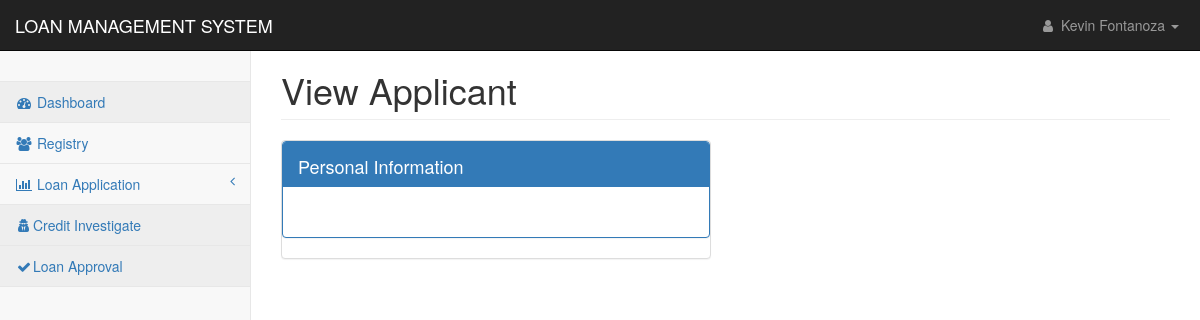
/pages/registry_applicant_view.php?id=AMG0010000002 (signed in), run on an earlier commit of the app's database.
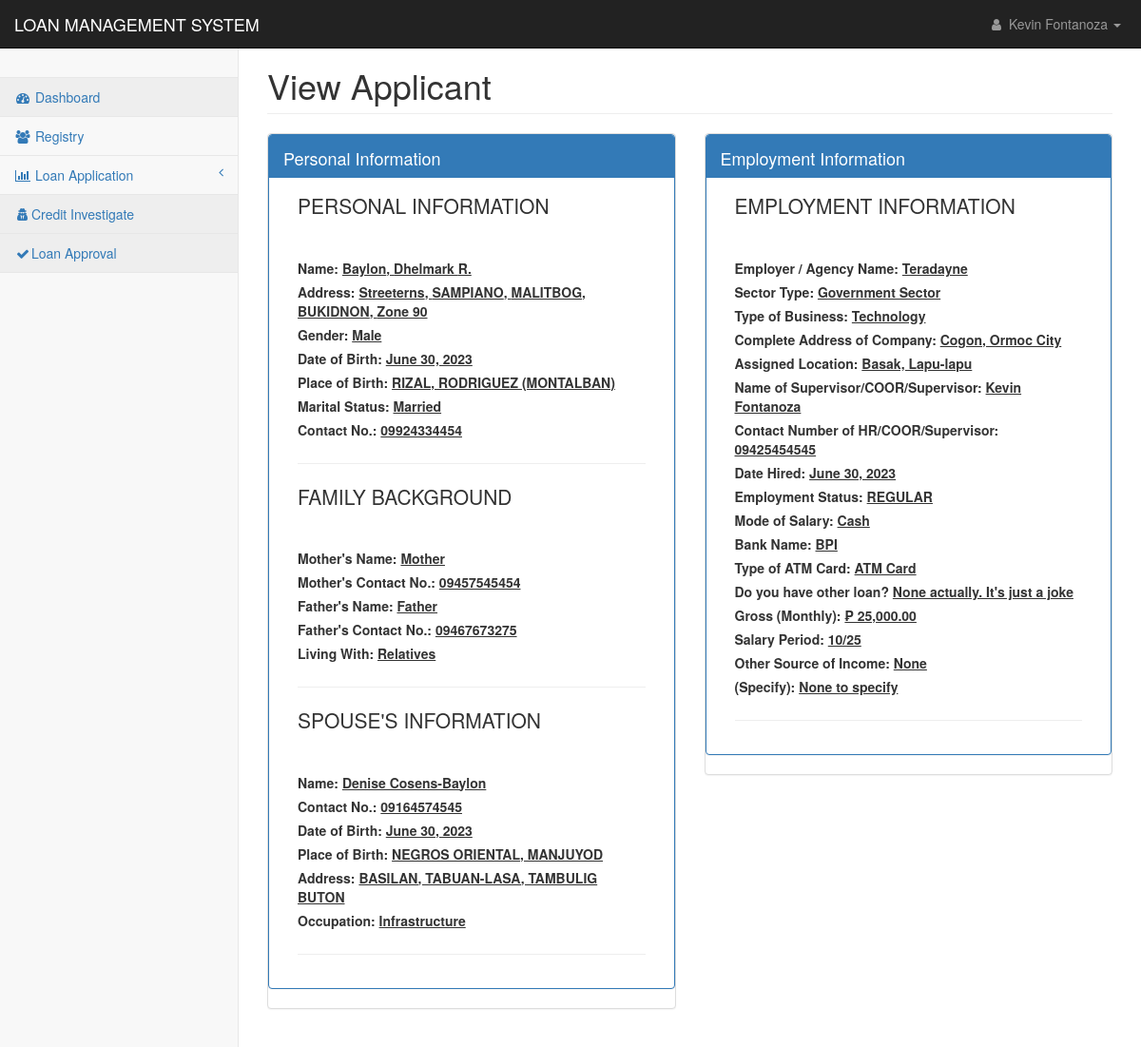
And on a later commit of the database.
### tables this page shows
CREATE TABLE `applicants_personal` (
  `applicant_id` int(11) NOT NULL,
  `applicant_code` text NOT NULL,
  `firstname` text NOT NULL,
  `middlename` text NOT NULL,
  `lastname` text NOT NULL,
  `suffix` text NOT NULL,
  `nickname` text NOT NULL,
  `age` text NOT NULL,
  `gender` text NOT NULL,
  `contact1` text NOT NULL,
  `mstatus` text NOT NULL,
  `dob1` date NOT NULL,
  `pob1` text NOT NULL,
  `block1` text NOT NULL,
  `street1` text NOT NULL,
  `phase1` text NOT NULL,
  `brgy1` text NOT NULL,
  `city1` text NOT NULL,
  `province1` text NOT NULL,
  `map_url` text NOT NULL,
  `residence1` text NOT NULL,
  `lwith1` text NOT NULL,
  `block2` text NOT NULL,
  `street2` text NOT NULL,
  `phase2` text NOT NULL,
  `brgy2` text NOT NULL,
  `city2` text NOT NULL,
  `province2` text NOT NULL,
  `residence2` text NOT NULL,
  `lwith2` text NOT NULL,
  `mothername` text NOT NULL,
  `mothercon` text NOT NULL,
  `fathername` text NOT NULL,
  `fathercon` text NOT NULL,
  `file` text NOT NULL,
  `date_encoded` date NOT NULL
);

CREATE TABLE `applicants_spouse` (
  `spouse_id` int(11) NOT NULL,
  `applicant_code` text NOT NULL,
  `spouse_name` text NOT NULL,
  `contact` text NOT NULL,
  `s_dob` date NOT NULL,
  `s_pob` text NOT NULL,
  `s_address` text NOT NULL,
  `s_occupation` text NOT NULL,
  `s_company` text NOT NULL,
  `date_encoded` date NOT NULL
);

CREATE TABLE `applicants_work` (
  `work_id` int(11) NOT NULL,
  `applicant_code` text NOT NULL,
  `employer` text NOT NULL,
  `sector_type` text NOT NULL,
  `tob` text NOT NULL,
  `com_address` text NOT NULL,
  `a_location` text NOT NULL,
  `sup_name` text NOT NULL,
  `hr_number` text NOT NULL,
  `date_hired` date NOT NULL,
  `e_status` text NOT NULL,
  `m_salary` text NOT NULL,
  `bank_name` text NOT NULL,
  `atm_card` text NOT NULL,
  `loan` text NOT NULL,
  `monthly_salary` text NOT NULL,
  `s_period` text NOT NULL,
  `other_source` text NOT NULL,
  `specify` text NOT NULL,
  `max_loanable_amt` float NOT NULL,
  `date_encoded` date NOT NULL
);

### config/conn.php (called while the page is built, shortened)
<?php
class DatabaseConnection
{
    public function connect()
    {
        $conn = new mysqli(DB_HOST,DB_USER,DB_PASSWORD,DB_DATABASE);
        return $this->conn = $conn;
    }
}
?>

### controller/reg_app.php (called while the page is built, shortened)
<?php
require_once('../config/conn.php');
class Registry extends DatabaseConnection {
        function checkId($id, $table){
            $sql ="SELECT * FROM $table WHERE applicant_code = '$id'";
            $result = mysqli_query($this->connect(), $sql);
                while($row = mysqli_fetch_assoc($result)){
                    return 1;
                }
            return 0;
        }
        function displayData($id){
            $spouse = $this->checkId($id, 'applicants_spouse');
            if($spouse == 1){
                $sql ="SELECT * FROM applicants_personal
                INNER JOIN applicants_work ON applicants_personal.applicant_code = applicants_work.applicant_code
                INNER JOIN applicants_spouse ON applicants_personal.applicant_code = applicants_spouse.applicant_code
                WHERE applicants_personal.applicant_code = '$id'";
                return mysqli_query($this->connect(), $sql);
            }else{
                $sql ="SELECT * FROM applicants_personal
                INNER JOIN applicants_work ON applicants_personal.applicant_code = applicants_work.applicant_code
                WHERE applicants_personal.applicant_code = '$id'";
                return mysqli_query($this->connect(), $sql);
            }
        }
    }
?>

### pages/registry_applicant_view.php (the view, shortened to what the rows shown need)
<?php
include('../config/conn.php');
require "../controller/reg_app.php";
if(isset($_GET['id'])){
    $id = $_GET['id'];
}else{
    header('location:reg_applicantion.php');
}
if($_SESSION['user_id']){
?>
<!DOCTYPE html>
<html lang="en">
<head>
    <link href="../css/bootstrap.min.css" rel="stylesheet">
    <link href="../css/metisMenu.min.css" rel="stylesheet">
    <link href="../css/startmin.css" rel="stylesheet">
    <link href="../css/font-awesome.min.css" rel="stylesheet" type="text/css">
</head>
<body>
    <div id="wrapper">
        <div id="page-wrapper">
            <div class="container-fluid">
                <div class="row">
                    <div class="col-lg-12">
                        <h1 class="page-header">View Applicant</h1>
                    </div>
                </div>
                <div class="row">
                    <div class="col-lg-6">
                        <div class="panel tabbed-panel panel-default">
                            <div class="panel panel-primary">
                                <div id="collapseOne" class="panel-collapse collapse in">
                                    <div class="panel-body">
                                        <?php
                                           $view = new Registry();
                                           $result = $view->displayData($id);
                                            foreach($result as $key => $row){
                                        ?>
                                        <div class="col-lg-12">
                                            <p class="lead">PERSONAL INFORMATION</p><br>
                                        </div>
                                        <div class="col-lg-12"><label>Name:
                                                <u><?php echo $row['lastname'].", ".$row['firstname']." ".$row['middlename']." ".$row['suffix'];?>
                                                    </h4></label></div>
                                        <div class="col-lg-12"><label>Address:
                                                <u><?php echo $row['street1'].", ".$row['brgy1'].", ".$row['city1'].", ".$row['province1'].", ".$row['phase1'];?></label>
                                        </div>
                                        <div class="col-lg-12"><label>Gender: <u><?php echo $row['gender']?></label>
                                        </div>
                                        <div class="col-lg-12"><label>Date of Birth:
                                                <u><?php echo date('F d, Y',strtotime($row['dob1'])) ?></label></div>
                                        <div class="col-lg-12"><label>Place of Birth:
                                                <u><?php echo $row['pob1']?></label></div>
                                                <div class="col-lg-12"><label>Marital Status:
                                                <u><?php echo $row['mstatus']?></label></div>
                                        <div class="col-lg-12"><label>Contact No.:
                                                <u><?php echo $row['contact1']?></label></div>
                                        <div class="col-lg-12">
                                            <hr>
                                        </div>
                                        <div class="col-lg-12">
                                            <p class="lead">FAMILY BACKGROUND</p><br>
                                        </div>
                                        <div class="col-lg-12"><label>Mother's Name:
                                                <u><?php echo $row['mothername']?></label></div>
                                        <div class="col-lg-12"><label>Mother's Contact No.:
                                                <u><?php echo $row['mothercon']?></label></div>
                                        <div class="col-lg-12"><label>Father's Name:
                                                <u><?php echo $row['fathername']?></label></div>
                                        <div class="col-lg-12"><label>Father's Contact No.:
                                                <u><?php echo $row['fathercon']?></label></div>
                                        <div class="col-lg-12"><label>Living With:
                                                <u><?php echo $row['lwith1']?></label></div>
                                        <div class="col-lg-12">
                                            <hr>
                                        </div>
                                        <?php
                                            if($row['mstatus'] == "Married"){
                                        ?>
                                        <div class="col-lg-12">
                                            <p class="lead">SPOUSE'S INFORMATION</p><br>
                                        </div>
                                        <div class="col-lg-12"><label>Name: <u><?php echo $row['spouse_name']?></label>
                                        </div>
                                        <div class="col-lg-12"><label>Contact No.:
                                                <u><?php echo $row['contact']?></label></div>
                                        <div class="col-lg-12"><label>Date of Birth:
                                                <u><?php echo date('F d, Y',strtotime($row['s_dob']))?></label></div>
                                        <div class="col-lg-12"><label>Place of Birth:
                                                <u><?php echo $row['s_pob']?></label></div>
                                        <div class="col-lg-12"><label>Address: <u><?php echo $row['s_address']?></label>
                                        </div>
                                        <div class="col-lg-12"><label>Occupation:
                                                <u><?php echo $row['s_occupation'];?></label></div>
                                        <div class="col-lg-12">
                                            <hr>
                                        </div>
                                        <?php
                                        }
                                        ?>
                                    </div>
                                </div>
                            </div>
                        </div>
                    </div>
                    <?php if($row['employer'] != ""){?>
                    <div class="col-lg-6">
                        <div class="panel tabbed-panel panel-default">
                            <div class="panel panel-primary">
                                <div class="panel-heading">
                                    <h4>
                                        Employment Information
                                    </h4>
                                </div>
                                <div id="collapseOne" class="panel-collapse collapse in">
                                    <div class="panel-body">
                                        <div class="col-lg-12">
                                            <p class="lead">EMPLOYMENT INFORMATION</p><br>
                                        </div>
                                        <div class="col-lg-12"><label>Employer / Agency Name:
                                                <u><?php echo $row['employer']?></label></div>
                                        <div class="col-lg-12"><label>Sector Type:
                                                <u><?php echo $row['sector_type']?></label></div>
                                        <div class="col-lg-12"><label>Type of Business:
                                                <u><?php echo $row['tob']?></label></div>
                                        <div class="col-lg-12"><label>Complete Address of Company:
                                                <u><?php echo $row['com_address']?></label></div>
                                        <div class="col-lg-12"><label>Assigned Location:
                                                <u><?php echo $row['a_location']?></label></div>
                                        <div class="col-lg-12"><label>Name of Supervisor/COOR/Supervisor:
                                                <u><?php echo $row['sup_name']?></label></div>
                                        <div class="col-lg-12"><label>Contact Number of HR/COOR/Supervisor:
                                                <u><?php echo $row['hr_number']?></label></div>
                                        <div class="col-lg-12"><label>Date Hired:
                                                <u><?php echo ($row['date_hired'] == "0000-00-00") ? $row['date_hired'] : date('F d, Y',strtotime($row['date_hired']));  ?>
                                        </div>
                                        <div class="col-lg-12"><label>Employment Status:
                                                <u><?php echo $row['e_status'];?></label></div>
                                        <div class="col-lg-12"><label>Mode of Salary:
                                                <u><?php echo $row['m_salary'];?></label></div>
                                        <div class="col-lg-12"><label>Bank Name:
                                                <u><?php echo $row['bank_name'];?></label></div>
                                        <div class="col-lg-12"><label>Type of ATM Card:
                                                <u><?php echo $row['atm_card'];?></label></div>
                                        <div class="col-lg-12"><label>Do you have other loan?
                                                <u><?php echo $row['loan'];?></label></div>
                                        <div class="col-lg-12"><label>Gross (Monthly):
                                                <u><?php  echo  "₱ ".number_format(floatval($row['monthly_salary']),2)??null;?></label>
                                        </div>
                                        <div class="col-lg-12"><label>Salary Period:
                                                <u><?php echo $row['s_period'];?></label></div>
                                        <div class="col-lg-12"><label>Other Source of Income:
                                                <u><?php echo $row['other_source'];?></label></div>
                                        <div class="col-lg-12"><label>(Specify):
                                                <u><?php echo $row['specify'];?></label></div>
                                        <div class="col-lg-12">
                                            <hr>
                                        </div>
                                    </div>
                                </div>
                            </div>
                        </div>
                    </div>
                    <?php
                            }
                        }
                    ?>
                </div>
                <br>
            </div>
        </div>
    </div>
</body>
</html>
<?php
}else{
    header('location: index.php');
}
?>

What changed in the data, as far as the page shows it:
added applicants_personal: lastname "Baylon", firstname "Dhelmark", middlename "R.", street1 "Streeterns", brgy1 "SAMPIANO", city1 "MALITBOG", province1 "BUKIDNON", phase1 "Zone 90", gender "Male", dob1 "June 30, 2023", pob1 "RIZAL, RODRIGUEZ (MONTALBAN)", mstatus "Married", contact1 "09924334454", mothername "Mother", mothercon "09457545454", fathername "Father", fathercon "09467673275", lwith1 "Relatives", applicants_spouse.spouse_name "Denise Cosens-Baylon", applicants_spouse.contact "09164574545", applicants_spouse.s_dob "June 30, 2023", applicants_spouse.s_pob "NEGROS ORIENTAL, MANJUYOD", applicants_spouse.s_address "BASILAN, TABUAN-LASA, TAMBULIG BUTON", applicants_spouse.s_occupation "Infrastructure", applicants_work.employer "Teradayne", applicants_work.sector_type "Government Sector", applicants_work.tob "Technology", applicants_work.com_address "Cogon, Ormoc City", applicants_work.a_location "Basak, Lapu-lapu", applicants_work.sup_name "Kevin Fontanoza", applicants_work.hr_number "09425454545", applicants_work.date_hired "June 30, 2023", applicants_work.e_status "REGULAR", applicants_work.m_salary "Cash", applicants_work.bank_name "BPI", applicants_work.atm_card "ATM Card", applicants_work.loan "None actually. It's just a joke", applicants_work.monthly_salary "₱ 25,000.00", applicants_work.s_period "10/25", applicants_work.other_source "None", applicants_work.specify "None to specify"
